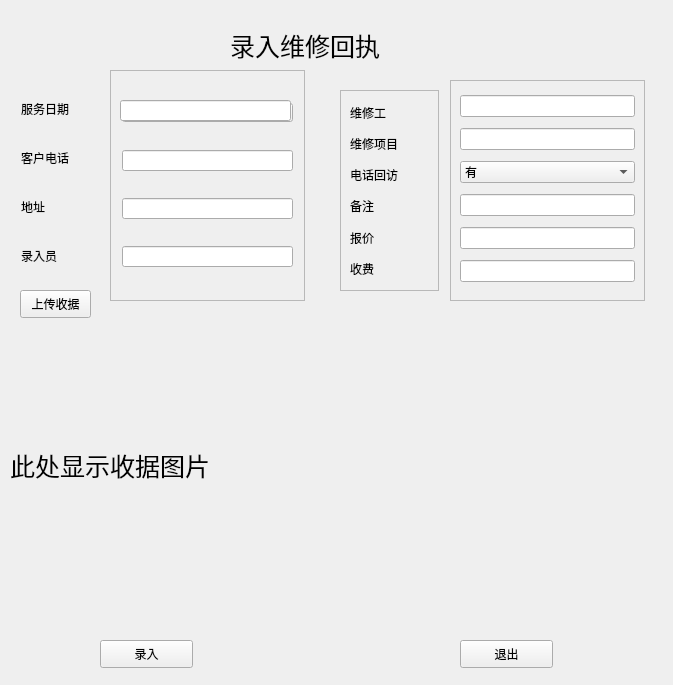
<?xml version="1.0" encoding="UTF-8"?>
<ui version="4.0">
 <class>Enter</class>
 <widget class="QWidget" name="Enter">
  <property name="geometry">
   <rect>
    <x>0</x>
    <y>0</y>
    <width>673</width>
    <height>685</height>
   </rect>
  </property>
  <property name="windowTitle">
   <string>Form</string>
  </property>
  <widget class="QLabel" name="title">
   <property name="geometry">
    <rect>
     <x>230</x>
     <y>20</y>
     <width>211</width>
     <height>51</height>
    </rect>
   </property>
   <property name="font">
    <font>
     <pointsize>19</pointsize>
    </font>
   </property>
   <property name="text">
    <string>录入维修回执</string>
   </property>
  </widget>
  <widget class="QWidget" name="widget" native="true">
   <property name="geometry">
    <rect>
     <x>10</x>
     <y>90</y>
     <width>82</width>
     <height>211</height>
    </rect>
   </property>
   <widget class="QLabel" name="label_2">
    <property name="geometry">
     <rect>
      <x>11</x>
      <y>11</y>
      <width>60</width>
      <height>16</height>
     </rect>
    </property>
    <property name="text">
     <string>服务日期</string>
    </property>
   </widget>
   <widget class="QLabel" name="label_3">
    <property name="geometry">
     <rect>
      <x>11</x>
      <y>60</y>
      <width>60</width>
      <height>16</height>
     </rect>
    </property>
    <property name="text">
     <string>客户电话</string>
    </property>
   </widget>
   <widget class="QLabel" name="label_4">
    <property name="geometry">
     <rect>
      <x>11</x>
      <y>109</y>
      <width>30</width>
      <height>16</height>
     </rect>
    </property>
    <property name="text">
     <string>地址</string>
    </property>
   </widget>
   <widget class="QLabel" name="luru">
    <property name="geometry">
     <rect>
      <x>11</x>
      <y>158</y>
      <width>45</width>
      <height>16</height>
     </rect>
    </property>
    <property name="text">
     <string>录入员</string>
    </property>
   </widget>
  </widget>
  <widget class="QFrame" name="frame">
   <property name="geometry">
    <rect>
     <x>110</x>
     <y>70</y>
     <width>195</width>
     <height>231</height>
    </rect>
   </property>
   <property name="frameShape">
    <enum>QFrame::StyledPanel</enum>
   </property>
   <property name="frameShadow">
    <enum>QFrame::Raised</enum>
   </property>
   <widget class="QDateEdit" name="dateEdit">
    <property name="geometry">
     <rect>
      <x>12</x>
      <y>32</y>
      <width>171</width>
      <height>21</height>
     </rect>
    </property>
   </widget>
   <widget class="QLineEdit" name="usertele">
    <property name="geometry">
     <rect>
      <x>12</x>
      <y>80</y>
      <width>171</width>
      <height>21</height>
     </rect>
    </property>
   </widget>
   <widget class="QLineEdit" name="address">
    <property name="geometry">
     <rect>
      <x>12</x>
      <y>128</y>
      <width>171</width>
      <height>21</height>
     </rect>
    </property>
   </widget>
   <widget class="QLineEdit" name="admin">
    <property name="geometry">
     <rect>
      <x>12</x>
      <y>176</y>
      <width>171</width>
      <height>21</height>
     </rect>
    </property>
   </widget>
   <widget class="QLineEdit" name="lineEdittime">
    <property name="geometry">
     <rect>
      <x>10</x>
      <y>30</y>
      <width>171</width>
      <height>21</height>
     </rect>
    </property>
   </widget>
  </widget>
  <widget class="QFrame" name="frame_2">
   <property name="geometry">
    <rect>
     <x>340</x>
     <y>90</y>
     <width>99</width>
     <height>201</height>
    </rect>
   </property>
   <property name="frameShape">
    <enum>QFrame::StyledPanel</enum>
   </property>
   <property name="frameShadow">
    <enum>QFrame::Raised</enum>
   </property>
   <layout class="QVBoxLayout" name="verticalLayout_3">
    <item>
     <widget class="QLabel" name="label_6">
      <property name="text">
       <string>维修工</string>
      </property>
     </widget>
    </item>
    <item>
     <widget class="QLabel" name="label_7">
      <property name="text">
       <string>维修项目</string>
      </property>
     </widget>
    </item>
    <item>
     <widget class="QLabel" name="label_8">
      <property name="text">
       <string>电话回访</string>
      </property>
     </widget>
    </item>
    <item>
     <widget class="QLabel" name="label_9">
      <property name="text">
       <string>备注</string>
      </property>
     </widget>
    </item>
    <item>
     <widget class="QLabel" name="label_10">
      <property name="text">
       <string>报价</string>
      </property>
     </widget>
    </item>
    <item>
     <widget class="QLabel" name="label_11">
      <property name="text">
       <string>收费</string>
      </property>
     </widget>
    </item>
   </layout>
  </widget>
  <widget class="QFrame" name="frame_3">
   <property name="geometry">
    <rect>
     <x>450</x>
     <y>80</y>
     <width>195</width>
     <height>221</height>
    </rect>
   </property>
   <property name="frameShape">
    <enum>QFrame::StyledPanel</enum>
   </property>
   <property name="frameShadow">
    <enum>QFrame::Raised</enum>
   </property>
   <layout class="QVBoxLayout" name="verticalLayout_4">
    <item>
     <widget class="QLineEdit" name="workname"/>
    </item>
    <item>
     <widget class="QLineEdit" name="work"/>
    </item>
    <item>
     <widget class="QComboBox" name="comboBox">
      <item>
       <property name="text">
        <string>有</string>
       </property>
      </item>
      <item>
       <property name="text">
        <string>无</string>
       </property>
      </item>
     </widget>
    </item>
    <item>
     <widget class="QLineEdit" name="reman"/>
    </item>
    <item>
     <widget class="QLineEdit" name="baojia"/>
    </item>
    <item>
     <widget class="QLineEdit" name="shufei"/>
    </item>
   </layout>
  </widget>
  <widget class="QPushButton" name="enter">
   <property name="geometry">
    <rect>
     <x>100</x>
     <y>640</y>
     <width>93</width>
     <height>28</height>
    </rect>
   </property>
   <property name="text">
    <string>录入</string>
   </property>
  </widget>
  <widget class="QPushButton" name="exit">
   <property name="geometry">
    <rect>
     <x>460</x>
     <y>640</y>
     <width>93</width>
     <height>28</height>
    </rect>
   </property>
   <property name="text">
    <string>退出</string>
   </property>
  </widget>
  <widget class="QLabel" name="receipt">
   <property name="geometry">
    <rect>
     <x>10</x>
     <y>300</y>
     <width>641</width>
     <height>331</height>
    </rect>
   </property>
   <property name="font">
    <font>
     <pointsize>19</pointsize>
    </font>
   </property>
   <property name="text">
    <string>此处显示收据图片</string>
   </property>
  </widget>
  <widget class="QPushButton" name="pushButton">
   <property name="geometry">
    <rect>
     <x>20</x>
     <y>290</y>
     <width>71</width>
     <height>28</height>
    </rect>
   </property>
   <property name="text">
    <string>上传收据</string>
   </property>
  </widget>
 </widget>
 <resources/>
 <connections/>
</ui>
